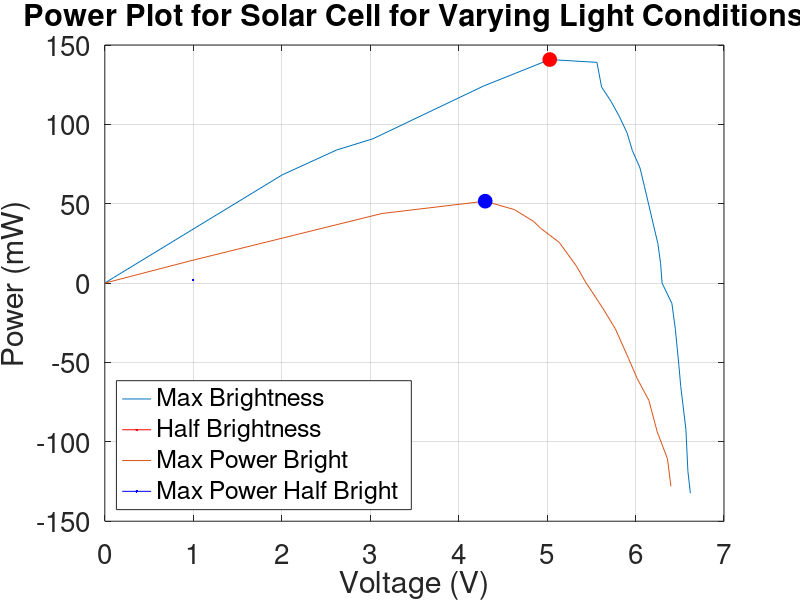
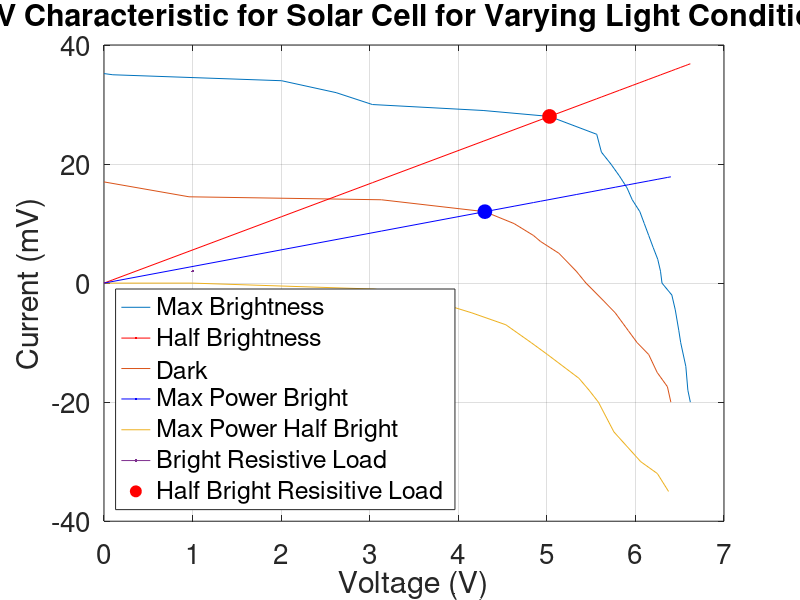
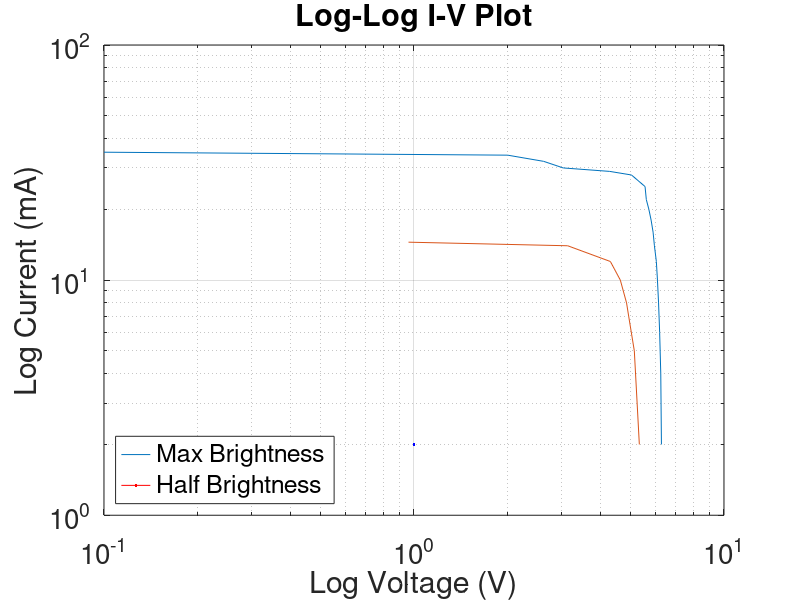
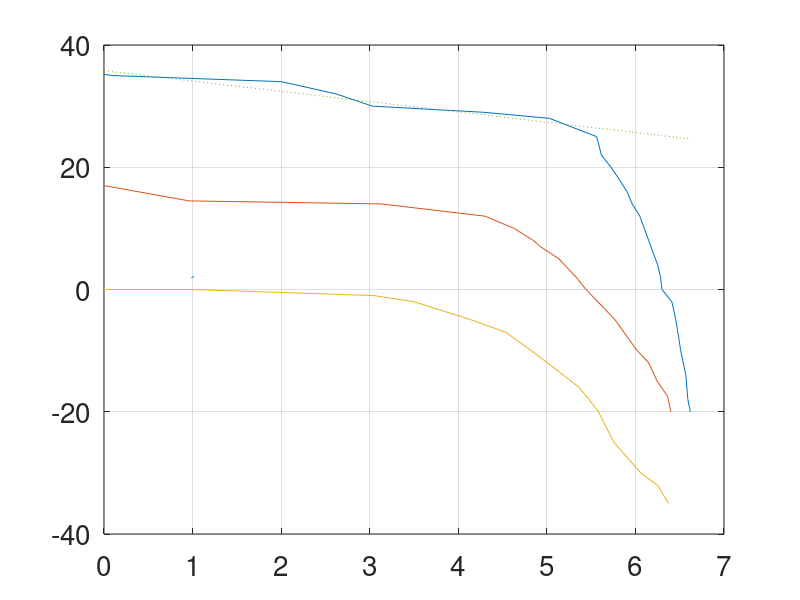

MATLAB code for these plots, in order: (Note: this script raises an error after producing the figures.)
%% ENGS 60; Lab 2 - Solar Cells
% 
% 07/05/2026 Sergei Leonov
max_VI = {[0, 35.2], [0.1, 35], [2.005, 34], [2.62, 32], [3.03, 30], [4.28, 29], [5.03, 28], [5.563, 25], [5.616, 22], [5.723, 20], [5.819, 18], [5.905, 16], [5.964, 14], [6.050, 12], [6.100, 10], [6.15, 8], [6.200, 6], [6.252, 4], [6.283, 2], [6.300, 0], [6.411, -2], [6.450, -4.5], [6.49, -8], [6.511, -10], [6.569, -14], [6.592, -18], [6.620, -20]};
max_VI = vertcat(max_VI{:});
xmax = max_VI(:,1); ymax = max_VI(:,2);

half_VI = {[0, 17], [0.96, 14.5], [3.132, 14], [4.300, 12], [4.63, 10], [4.849, 8], [4.928, 7], [5.137, 5], [5.332, 2], [5.442, 0], [5.509, -1], [5.642, -3], [5.772, -5], [5.92, -8], [6.019, -10], [6.15, -12], [6.245, -15], [6.361, -17.4], [6.400, -20]};
half_VI = vertcat(half_VI{:});
xhalf = half_VI(:,1); yhalf = half_VI(:,2);

dark_VI = {[0, 0], [1, 0], [3.05, -1], [3.500, -2], [4.153, -5], [4.537, -7], [4.823, -10], [5.007, -12], [5.363, -16], [5.477, -18], [5.582, -20], [5.757, -25], [6.060, -30], [6.248, -32], [6.374, -35]};
dark_VI = vertcat(dark_VI{:});
xdark = dark_VI(:,1); ydark = dark_VI(:,2);

f1 = figure;
plot(xmax, ymax, LineWidth=2, Color="r");
hold on; grid on;
plot(xhalf, yhalf, LineWidth=2, Color="b");
plot(xdark, ydark, LineWidth=2);

xlabel("Voltage (V)");
ylabel("Current (mV)");
title("I-V Characteristic for Solar Cell for Varying Light Conditions")
legend("Max Brightness", "Half Brightness", "No Light")


%% Power Plot
P_max = xmax .* ymax;
P_half = xhalf .* yhalf;

f2 = figure;
plot(xmax, P_max, LineWidth=2, Color="r");
hold on; grid on;
plot(xhalf, P_half, LineWidth=2, Color="b");

xlabel("Voltage (V)");
ylabel("Power (mW)");
title("Power Plot for Solar Cell for Varying Light Conditions")
legend("Max Brightness", "Half Brightness", "Location", "southwest")
set(gca , 'FontSize', 20);

%% Fill Factor Calculation

% Maximum intensity
P_max_val_bright = 140.84; % mW experimental max power
V_power_max_bright = 5.03; % V voltage where max power occurs
I_short_bright = 35.2; % mA short circuit current
V_open_bright = 6.3; % V open circuit voltage

FF_bright = P_max_val_bright / (V_open_bright * I_short_bright) % fill factor for full brightness

% Half intensity
P_max_val_half = 51.6; % mW experimental max power
V_power_max_half = 4.3; % V voltage where max power occurs
I_short_half = 17.0; % mA short circuit current
V_open_half = 5.442; % V open circuit voltage

FF_half = P_max_val_half / (V_open_half * I_short_half) % fill factor for half5 brightness

figure(f1);
plot(V_power_max_bright, P_max_val_bright/V_power_max_bright, 'ro', 'MarkerSize', 10, 'MarkerFaceColor', 'r')
plot(V_power_max_half, P_max_val_half/V_power_max_half, 'bo', 'MarkerSize', 10, 'MarkerFaceColor', 'b')

figure(f2);
plot(V_power_max_bright, P_max_val_bright, 'ro', 'MarkerSize', 10, 'MarkerFaceColor', 'r')
plot(V_power_max_half, P_max_val_half, 'bo', 'MarkerSize', 10, 'MarkerFaceColor', 'b')
legend("Max Brightness", "Half Brightness", "Max Power Bright", "Max Power Half Bright","Location", "southwest")
set(gca , 'FontSize', 20);
saveas(gcf, 'power_linear.png');

figure(f1);

%% Resistance Calculation
R_bright = V_power_max_bright^2 / (P_max_val_bright * 1e-3) % Ohms (Power converted to W from mW)
R_half = V_power_max_half^2 / (P_max_val_half * 1e-3) % Ohms (Power converted to W from mW)

% plot resistive load using I = V/R
plot(xmax, xmax/R_bright * 1e3, "-r", LineWidth=2, LineStyle="--") % 1e3 converts to mA
plot(xhalf, xhalf/R_half * 1e3, "-b", LineWidth=2, LineStyle="--") % 1e3 converts to mA
fig1_lgd = {
    "Max Brightness", 
    "Half Brightness", 
    "Dark", 
    "Max Power Bright",
    "Max Power Half Bright",
    "Bright Resistive Load", 
    "Half Bright Resisitive Load"
};
legend(fig1_lgd, "Location", "southwest")
set(gca , 'FontSize', 20);
saveas(gcf, 'data_linear.png');

%% Log-Log Plot
f3 = figure;
loglog(xmax, ymax, LineWidth=2, Color="r")
hold on; grid on;
loglog(xhalf, yhalf, LineWidth=2, Color="b")
xlabel("Log Voltage (V)")
ylabel("Log Current (mA)")
title("Log-Log I-V Plot")
legend("Max Brightness", "Half Brightness", "Location", "southwest")
set(gca , 'FontSize', 20);
saveas(gcf, 'power_loglog.png');

%% Estimating Solar Cell Efficiency
Area = .125 * .063 % m^2
lux_bright = 16300; % lux
lux_half = 8020; % lux

bulb_factor = 10/683 % W/m^2
optical_power_bright = Area * lux_bright * bulb_factor
optical_power_half = Area * lux_half * bulb_factor

% compute power ratio (converting power to W from mW)
P_eff_bright = (P_max_val_bright * 1e-3) / optical_power_bright
P_eff_half = (P_max_val_half * 1e-3) / optical_power_half

%%
% Note that for different illumination conditions the power efficiency
% differs. We assumed standard coefficient for the light bulb

%% Compute Parellel Resitance via Linear Regression
f4 = figure;
plot(xmax, ymax, LineWidth=2, Color="r");
hold on; grid on;
plot(xhalf, yhalf, LineWidth=2, Color="b");
plot(xdark, ydark, LineWidth=2);

[fit, gof] = polyfit(xmax(1:8), ymax(1:8), 1)
R_parallel = 1 / (abs(fit(1)) * 1e-3) % Ohm, compute parallel resistance (converting to Amps)
plot(xmax, xmax * fit(1) + fit(2), LineStyle=":", LineWidth=2)
set(gca , 'FontSize', 20);
xline(V_open_bright/2, LineWidth=1.5, LineStyle=":")
xlabel("Voltage (V)");
ylabel("Current (mV)");
title("I-V Characteristic for Solar Cell for Varying Light Conditions")
legend("Max Brightness", "Half Brightness", "No Light", "Linear Regression Fit", "Voc/2", "Location", "southwest")
saveas(gcf, 'regression_fit.png');
%% 
